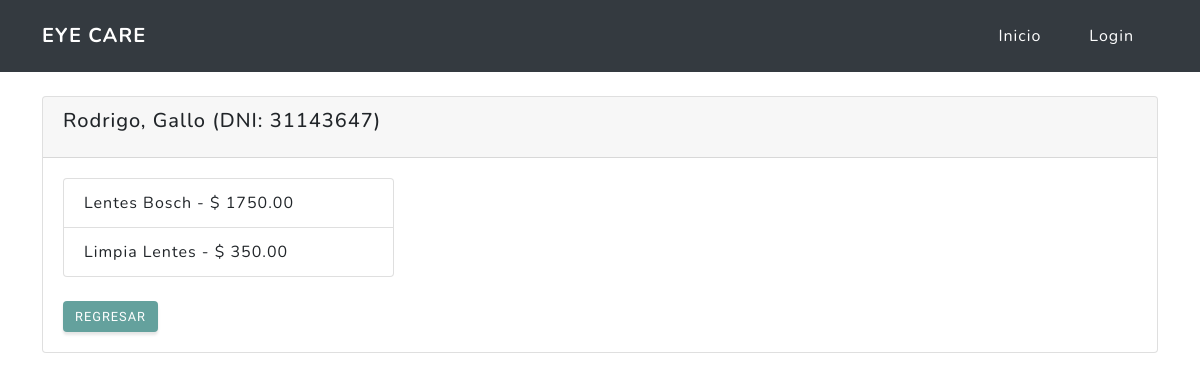
Page /tallerista/9 (signed in) on the committed database.
### orders/models.py (models this page shows, shortened)
class Order(models.Model):
    products = models.ManyToManyField(Product,
                                      verbose_name="Productos",
                                      related_name="Productos",
                                      blank=False,
                                      null=False)
    patient = models.ForeignKey(Patient,
                                on_delete=models.CASCADE,
                                verbose_name="Paciente")
    seller = models.ForeignKey(settings.AUTH_USER_MODEL,
                               on_delete=models.CASCADE,
                               limit_choices_to=Q(groups__name='Vendedor'),
                               related_name="Vendedor",
                               verbose_name="Vendedor")
    date = models.DateTimeField(default=timezone.now,
                                verbose_name="Fecha",
                                validators=[MinValueValidator(limit_value=timezone.now, message='Ingrese una fecha '
                                                                                                'y/u horario '
                                                                                                'posterior.')])
    STATUS = (
        ('PED', 'Pedido'),
        ('TAL', 'Taller'),
        ('PEN', 'Pendiente'),
        ('FIN', 'Finalizado'),
    )
    status = models.CharField(max_length=3,
                              choices=STATUS,
                              default='PEN')
    METHODS = (
        ('CRED', 'Tarjeta de Credito'),
        ('DBTO', 'Tarjeta de Debito'),
        ('VIRT', 'Billetera Virtual'),
        ('EFEC', 'Efectivo')
    )
    payment_method = models.CharField(verbose_name="Metodo de Pago",
                                      max_length=4,
                                      choices=METHODS,
                                      default='EFEC')
    class Meta:
        verbose_name = "Pedido"
        verbose_name_plural = "Pedidos"

class Product(models.Model):
    name = models.CharField(max_length=64,
                            verbose_name="Nombre")
    price = models.DecimalField(max_digits=32,
                                decimal_places=2,
                                verbose_name="Precio")
    is_glass = models.BooleanField(verbose_name="Lente", default=False)
    POS = (
        ('IZQ', 'Izquierda'),
        ('DER', 'Derecha'),
    )
    position = models.CharField(verbose_name="Posición",
                                max_length=3,
                                choices=POS,
                                blank=True,
                                null=True)
    TYPE = (
        ('LEJ', 'Lejos'),
        ('CER', 'Cerca'),
    )
    type = models.CharField(verbose_name="Tipo",
                            max_length=3,
                            choices=TYPE,
                            blank=True,
                            null=True)
    frame = models.BooleanField(verbose_name="Armazon",
                                blank=True,
                                null=True)
    class Meta:
        verbose_name = "Producto"
        verbose_name_plural = "Productos"
    def __str__(self):
        return f"{self.name} - $ {self.price}"

### patient/models.py (models this page shows)
class Patient(models.Model):
    document_id = models.IntegerField(primary_key=True,
                                      unique=True,
                                      verbose_name="DNI")
    first_name = models.CharField(max_length=64,
                                  verbose_name="Nombre")
    last_name = models.CharField(max_length=64,
                                 verbose_name="Apellido")
    medical_history = models.TextField(max_length=256,
                                       verbose_name="Historia Medica")
    class Meta:
        verbose_name = "Paciente"
        verbose_name_plural = "Pacientes"
    def __str__(self):
        return f"{self.first_name}, {self.last_name} (DNI: {self.document_id})"

### orders/views.py (the view)
# urls.py: url(r'^tallerista/(?P<pk>\d+)$', group_required('Taller')(WorkShopDetail.as_view()), name='workshop_detail'),
class WorkShopDetail(DetailView):
    model = Order
    template_name_suffix = '_workshop_detail'

### orders/templates/orders/order_workshop_detail.html (shortened to what this page needs)
{% extends "index/base.html" %}
{% load bootstrap4 %}
{% block content %}
<div class="container mt-4">
    <div class="card">
        <div class="card-header">
            <h5 class="card-title">{{order.patient}}</h5>
        </div>
        <div class="card-body col-4">
            <ul class="list-group">{% for product in order.products.all %}
                <li class="list-group-item"> {{ product }}</li>
                {% endfor %}
            </ul>
            <br>
            <a href="{% url 'orders:workshop_list' %}" class="btn btn-primary">Regresar</a>
        </div>
    </div>
</div>
{% endblock %}

### rows in the picture
Order: patient "Rodrigo, Gallo (DNI: 31143647)"
Product: name+price "Lentes Bosch - $ 1750.00"
Product: name+price "Limpia Lentes - $ 350.00"
